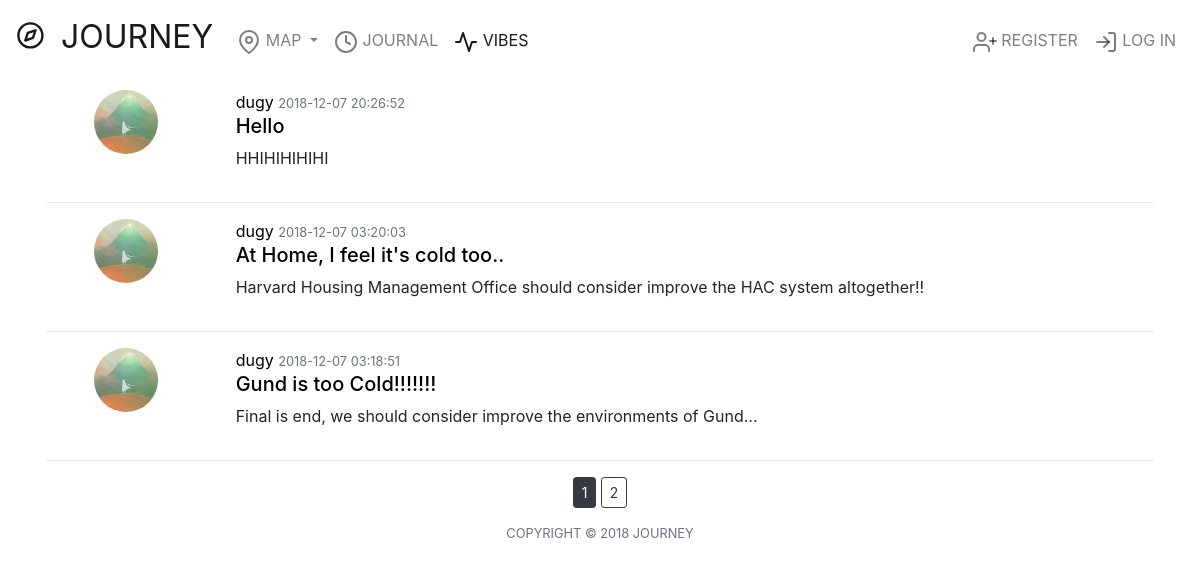
Page /forum on the committed database.
### journeyapp/models.py (models this page shows, shortened)
class Post(db.Model):
    id = db.Column(db.Integer, primary_key=True)
    title = db.Column(db.String(100), nullable=False)
    date_posted = db.Column(db.DateTime, nullable=False, default=datetime.utcnow)
    content = db.Column(db.Text, nullable=False)
    latitude = db.Column(db.Numeric(10,7), nullable=False, default=39.9931568)
    longtitude = db.Column(db.Numeric(10,7), nullable=False, default=116.3375482)
    user_id = db.Column(db.Integer, db.ForeignKey('user.id'), nullable=False)

class User(db.Model):
    id = db.Column(db.Integer, primary_key=True)
    username = db.Column(db.String(100), unique=True, nullable=False)
    email = db.Column(db.String(255), unique=True, nullable=False)
    image_file = db.Column(db.String(70), nullable=False, default="default.jpg")
    password = db.Column(db.String(60), nullable=False)
    posts = db.relationship('Post', backref='author', lazy=True)
    stations = db.relationship('Station', backref='seer', lazy=True)
    events = db.relationship('Event', backref='user', lazy=True)

### journeyapp/routes.py (the view)
@app.route("/forum")
def forum():
    page = request.args.get("page", 1, type=int)
    posts = Post.query.order_by(Post.date_posted.desc()).paginate(per_page=3,page=page)
    return render_template("forum.html", posts=posts)

### journeyapp/routes.py (called while the page is built)
@app.after_request
def after_request(response):
    response.headers["Cache-Control"] = "no-cache, no-store, must-revalidate"
    response.headers["Expires"] = 0
    response.headers["Pragma"] = "no-cache"
    return response

### journeyapp/templates/forum.html (shortened to what this page needs)
{% extends "layout.html" %}
{% block forum %}
    active
{% endblock %}
{% block content %}
<div id="content-fluid" class="container p-3">
    {% for post in posts.items %}
        <div class="row">
            <div class="col-sm-2 align-self-start">
            <img class="rounded-circle" width="64" height="64" src="{{ url_for('static', filename='profile_pics/' + post.author.image_file) }}" alt="Generic placeholder image">
            </div>
            <div class="col-sm-10">
                <div class="text-sm-left">
                    <a class="report-text-link" href="{{url_for('user_public',username=post.author.username)}}">{{ post.author.username }}</a>
                    <small class="text-muted">{{ post.date_posted.strftime('%Y-%m-%d %H:%M:%S') }}</small>
                    <h5><a class="report-text-link" href="{{url_for('report', report_id = post.id)}}">{{post.title}}</a></h5>
                </div>
                <p class="text-sm-left">{{ post.content }}</p>
            </div>
        </div>
        <hr/>
    {% endfor %}
    {% for page in posts.iter_pages(left_edge=1,right_edge=1,left_current=1,right_current=2) %}
        {% if page %}
            {% if posts.page == page %}
                <a class="btn btn-sm btn-dark" href="{{url_for('forum', page=page)}}">{{page}}</a>
            {% else %}
                <a class="btn btn-outline-dark btn-sm" href="{{url_for('forum', page=page)}}">{{page}}</a>
            {% endif %}
        {% else %}
            ...
        {% endif %}
    {% endfor %}
</div>
{% endblock %}

### journeyapp/static/styles.css (style rules this page uses)
a.report-text-link:link { color: black; }
main img { max-width: 100%; }
html, body { height: 100%; margin: 0; padding: 0; }

### rows in the picture
Post: image_file (placeholder picture), author.username "dugy", date_posted "2018-12-07 20:26:52", title "Hello", content "HHIHIHIHIHI"
Post: image_file (placeholder picture), author.username "dugy", date_posted "2018-12-07 03:20:03", title "At Home, I feel it's cold too..", content "Harvard Housing Management Office should consider improve the HAC system altogether!!"
Post: image_file (placeholder picture), author.username "dugy", date_posted "2018-12-07 03:18:51", title "Gund is too Cold!!!!!!!", content "Final is end, we should consider improve the environments of Gund..."

### other values in the picture
{{ page }} "1"
{{ page }} "2"
